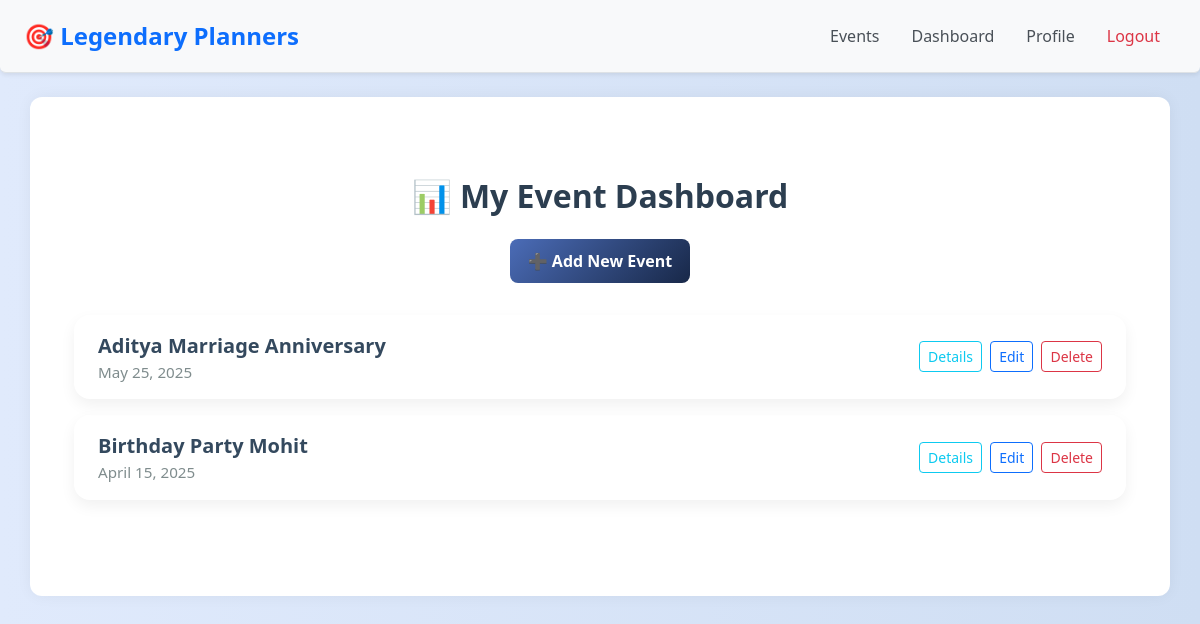
The app's page /dash/ (signed in) with its own data.
### events/models.py (models this page shows, shortened)
class Event(models.Model):
    EVENT_STATUS_CHOICES = [
        ('upcoming', 'upcoming'),
        ('ongoing', 'ongoing'),
        ('completed', 'completed')
    ]
    name = models.CharField(max_length=100)
    description = models.TextField()
    date = models.DateField()
    start_time = models.TimeField()
    end_time = models.TimeField()
    is_public = models.BooleanField(default=False)
    location = models.CharField(max_length=100, blank=True, null=True)
    max_participants = models.PositiveIntegerField()
    organizer = models.ForeignKey(
        User, on_delete=models.CASCADE, related_name='organized_events')
    venue = models.ForeignKey(
        Venue, on_delete=models.CASCADE, related_name='events')
    pub_date = models.TimeField(default=now)
    status = models.CharField(
        max_length=10, choices=EVENT_STATUS_CHOICES, default="upcoming")

### events/views.py (the view)
# urls.py: path("dash/", views.DashView.as_view(), name="dash"),
class DashView(LoginRequiredMixin, generic.ListView):
    login_url = "/login/"
    template_name = "events/dashboard.html"
    context_object_name = "events_list"
    def get_queryset(self):
        return Event.objects.filter(organizer=self.request.user).order_by("-pub_date")

### events/templates/events/dashboard.html (shortened to what this page needs)
{% extends "events/base.html" %}
{% load static %}
{% block content %}
<div class="container py-5">
  <h1 class="dashboard-header">📊 My Event Dashboard</h1>
  <a href="/add-event" class="add-btn text-decoration-none">
    ➕ Add New Event
  </a>
  {% if events_list %}
    <ul class="list-unstyled">
      {% for event in events_list %}
        <li class="event-item d-flex justify-content-between align-items-center">
          <div>
            <div class="event-name">{{ event.name }}</div>
            <div class="event-date">{{ event.date }}</div>
          </div>
          <div class="event-actions">
            <a href="{% url 'details' event.id %}" class="btn btn-outline-info btn-sm">Details</a>
            <a href="{% url 'edit_event' event.id %}" class="btn btn-outline-primary btn-sm">Edit</a>
            <form action="{% url 'delete_event' event.id %}?next={{ request.path }}" method="POST" style="display: inline;">
              <button type="submit" class="btn btn-outline-danger btn-sm" onclick="return confirm('Are you sure you want to delete this event?');">Delete</button>
            </form>
          </div>
        </li>
      {% endfor %}
    </ul>
  {% else %}
    <div class="no-events">
      You have not created any events yet.
    </div>
  {% endif %}
</div>
{% endblock %}

### events/templates/events/base.html (style rules this page uses)
body { background: linear-gradient(to right, #e0eafc, #cfdef3); min-height: 100vh; font-family: 'Segoe UI', sans-serif; }
.btn { transition: all 0.2s ease; }

### events/templates/events/dashboard.html (style rules this page uses)
.dashboard-header { font-size: 2rem; font-weight: 700; color: #2c3e50; margin-bottom: 1.5rem; text-align: center; }
.add-btn { display: block; max-width: 180px; margin: 0 auto 2rem; background: linear-gradient(135deg, #4b6cb7, #182848); color: white; font-weight: 600; border: none; padding: 0.6rem 1rem; border-radius: 0.5rem; transition: all 0.3s ease; text-align: center; }
.event-item { border-radius: 1rem; box-shadow: 0 6px 15px rgba(0, 0, 0, 0.06); margin-bottom: 1rem; padding: 1rem 1.5rem; transition: all 0.2s ease-in-out; }
.event-name { font-size: 1.25rem; font-weight: 600; color: #34495e; }
.event-date { color: #7f8c8d; font-size: 0.95rem; }
.event-actions .btn { margin-left: 0.25rem; }

### records on screen
Event: name "Aditya Marriage Anniversary", date "May 25, 2025"
Event: name "Birthday Party Mohit", date "April 15, 2025"
